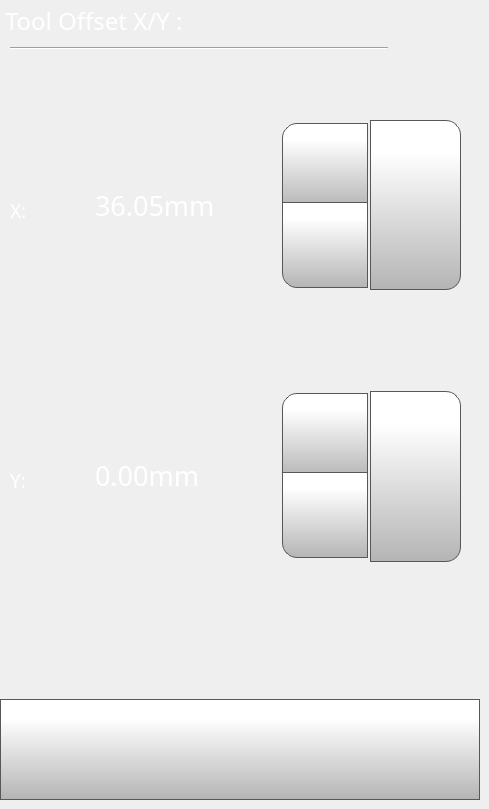
    <widget class="QWidget" name="toolOffsetXYPage">
     <widget class="QLabel" name="tollOffsetXLabel">
      <property name="geometry">
       <rect>
        <x>10</x>
        <y>200</y>
        <width>70</width>
        <height>21</height>
       </rect>
      </property>
      <property name="font">
       <font>
        <family>Gotham Light</family>
        <pointsize>14</pointsize>
        <weight>50</weight>
        <bold>false</bold>
       </font>
      </property>
      <property name="styleSheet">
       <string notr="true">color: rgb(255, 255, 255);</string>
      </property>
      <property name="text">
       <string>X:</string>
      </property>
     </widget>
     <widget class="QPushButton" name="toolOffsetXYBackButton">
      <property name="geometry">
       <rect>
        <x>0</x>
        <y>699</y>
        <width>480</width>
        <height>101</height>
       </rect>
      </property>
      <property name="minimumSize">
       <size>
        <width>0</width>
        <height>0</height>
       </size>
      </property>
      <property name="font">
       <font>
        <family>Gotham Light</family>
        <pointsize>9</pointsize>
       </font>
      </property>
      <property name="styleSheet">
       <string notr="true">QPushButton {
     border: 1px solid rgb(87, 87, 87);
	background-color: qlineargradient(spread:pad, x1:0, y1:1, x2:0, y2:0.188, stop:0 rgba(180, 180, 180, 255), stop:1 rgba(255, 255, 255, 255));


}

QPushButton:pressed {
    background-color: qlineargradient(x1: 0, y1: 0, x2: 0, y2: 1,
                                      stop: 0 #dadbde, stop: 1 #f6f7fa);
}

QPushButton:flat {
    border: none; /* no border for a flat push button */
}

QPushButton:default {
    border-color: navy; /* make the default button prominent */
}

QPushButton:focus {
	outline: none;
}</string>
      </property>
      <property name="text">
       <string/>
      </property>
      <property name="icon">
       <iconset>
        <normaloff>templates/img/arrows-4.png</normaloff>templates/img/arrows-4.png</iconset>
      </property>
      <property name="iconSize">
       <size>
        <width>50</width>
        <height>50</height>
       </size>
      </property>
      <property name="checkable">
       <bool>false</bool>
      </property>
      <property name="autoDefault">
       <bool>false</bool>
      </property>
      <property name="default">
       <bool>false</bool>
      </property>
      <property name="flat">
       <bool>false</bool>
      </property>
     </widget>
     <widget class="QLabel" name="toolOffsetLabel">
      <property name="geometry">
       <rect>
        <x>5</x>
        <y>5</y>
        <width>281</width>
        <height>31</height>
       </rect>
      </property>
      <property name="font">
       <font>
        <family>Gotham</family>
        <pointsize>18</pointsize>
        <weight>50</weight>
        <bold>false</bold>
       </font>
      </property>
      <property name="styleSheet">
       <string notr="true">color: rgb(255, 255, 255);</string>
      </property>
      <property name="text">
       <string>Tool Offset X/Y :</string>
      </property>
     </widget>
     <widget class="QDoubleSpinBox" name="toolOffsetXDoubleSpinBox">
      <property name="geometry">
       <rect>
        <x>90</x>
        <y>120</y>
        <width>281</width>
        <height>171</height>
       </rect>
      </property>
      <property name="font">
       <font>
        <family>Gotham</family>
        <pointsize>20</pointsize>
       </font>
      </property>
      <property name="styleSheet">
       <string notr="true">QDoubleSpinBox {
    padding-right: 5px; /* make room for the arrows */
	color: rgb(255, 255, 255);
	background-color: rgba(255, 255, 255, 0);
   
}
QDoubleSpinBox ::text:selected {
	background-color: rgb(255, 146, 57);
   
}
QDoubleSpinBox::up-button {
     border: 1px solid rgb(87, 87, 87);

border-top-left-radius: 15px;
	background-color: qlineargradient(spread:pad, x1:0, y1:1, x2:0, y2:0.188, stop:0 rgba(180, 180, 180, 255), stop:1 rgba(255, 255, 255, 255));
    width: 80px;
     height:80px;
    padding: 2px;
}

QDoubleSpinBox::up-arrow { 
image: url(./templates/img/arrows.png);
    width: 40px;
     height: 40px;
padding: 5px;
}



QDoubleSpinBox::up-button:pressed {
    background-color: qlineargradient(x1: 0, y1: 0, x2: 0, y2: 1,
                                      stop: 0 #dadbde, stop: 1 #f6f7fa);
}


QDoubleSpinBox::down-button {
     border: 1px solid rgb(87, 87, 87);
border-bottom-left-radius: 15px;
	background-color: qlineargradient(spread:pad, x1:0, y1:1, x2:0, y2:0.188, stop:0 rgba(180, 180, 180, 255), stop:1 rgba(255, 255, 255, 255));
    width: 80px;
     height:80px;
    padding: 2px;
}

QDoubleSpinBox::down-arrow { 
image: url(./templates/img/arrows-5.png);
    width: 40px;
    height: 40px;
padding: 5px;
}

QDoubleSpinBox::down-button:pressed {
    background-color: qlineargradient(x1: 0, y1: 0, x2: 0, y2: 1,
                                      stop: 0 #dadbde, stop: 1 #f6f7fa);

}

</string>
      </property>
      <property name="readOnly">
       <bool>false</bool>
      </property>
      <property name="buttonSymbols">
       <enum>QAbstractSpinBox::UpDownArrows</enum>
      </property>
      <property name="accelerated">
       <bool>true</bool>
      </property>
      <property name="suffix">
       <string>mm</string>
      </property>
      <property name="decimals">
       <number>2</number>
      </property>
      <property name="minimum">
       <double>30.000000000000000</double>
      </property>
      <property name="maximum">
       <double>42.000000000000000</double>
      </property>
      <property name="singleStep">
       <double>0.025000000000000</double>
      </property>
      <property name="value">
       <double>36.049999999999997</double>
      </property>
     </widget>
     <widget class="QPushButton" name="toolOffsetXSetButton">
      <property name="geometry">
       <rect>
        <x>370</x>
        <y>120</y>
        <width>91</width>
        <height>170</height>
       </rect>
      </property>
      <property name="font">
       <font>
        <family>Gotham</family>
        <pointsize>13</pointsize>
       </font>
      </property>
      <property name="styleSheet">
       <string notr="true">QPushButton {
     border: 1px solid rgb(87, 87, 87);
	background-color: qlineargradient(spread:pad, x1:0, y1:1, x2:0, y2:0.188, stop:0 rgba(180, 180, 180, 255), stop:1 rgba(255, 255, 255, 255));
border-top-right-radius: 15px;
border-bottom-right-radius: 15px;

}

QPushButton:pressed {
    background-color: qlineargradient(x1: 0, y1: 0, x2: 0, y2: 1,
                                      stop: 0 #dadbde, stop: 1 #f6f7fa);
}

QPushButton:flat {
    border: none; /* no border for a flat push button */
}

QPushButton:default {
    border-color: navy; /* make the default button prominent */
}
QPushButton:focus {
	outline: none;
}</string>
      </property>
      <property name="text">
       <string/>
      </property>
      <property name="icon">
       <iconset>
        <normaloff>templates/img/verification-mark.png</normaloff>templates/img/verification-mark.png</iconset>
      </property>
      <property name="iconSize">
       <size>
        <width>50</width>
        <height>50</height>
       </size>
      </property>
     </widget>
     <widget class="QPushButton" name="toolOffsetYSetButton">
      <property name="geometry">
       <rect>
        <x>370</x>
        <y>391</y>
        <width>91</width>
        <height>171</height>
       </rect>
      </property>
      <property name="font">
       <font>
        <family>Gotham</family>
        <pointsize>13</pointsize>
       </font>
      </property>
      <property name="styleSheet">
       <string notr="true">QPushButton {
     border: 1px solid rgb(87, 87, 87);
	background-color: qlineargradient(spread:pad, x1:0, y1:1, x2:0, y2:0.188, stop:0 rgba(180, 180, 180, 255), stop:1 rgba(255, 255, 255, 255));
border-top-right-radius: 15px;
border-bottom-right-radius: 15px;

}

QPushButton:pressed {
    background-color: qlineargradient(x1: 0, y1: 0, x2: 0, y2: 1,
                                      stop: 0 #dadbde, stop: 1 #f6f7fa);
}

QPushButton:flat {
    border: none; /* no border for a flat push button */
}

QPushButton:default {
    border-color: navy; /* make the default button prominent */
}
QPushButton:focus {
	outline: none;
}</string>
      </property>
      <property name="text">
       <string/>
      </property>
      <property name="icon">
       <iconset>
        <normaloff>templates/img/verification-mark.png</normaloff>templates/img/verification-mark.png</iconset>
      </property>
      <property name="iconSize">
       <size>
        <width>50</width>
        <height>50</height>
       </size>
      </property>
     </widget>
     <widget class="QDoubleSpinBox" name="toolOffsetYDoubleSpinBox">
      <property name="geometry">
       <rect>
        <x>90</x>
        <y>390</y>
        <width>281</width>
        <height>171</height>
       </rect>
      </property>
      <property name="font">
       <font>
        <family>Gotham</family>
        <pointsize>20</pointsize>
       </font>
      </property>
      <property name="styleSheet">
       <string notr="true">QDoubleSpinBox {
    padding-right: 5px; /* make room for the arrows */
	color: rgb(255, 255, 255);
	background-color: rgba(255, 255, 255, 0);
   
}
QDoubleSpinBox ::text:selected {
	background-color: rgb(255, 146, 57);
   
}
QDoubleSpinBox::up-button {
     border: 1px solid rgb(87, 87, 87);

border-top-left-radius: 15px;
	background-color: qlineargradient(spread:pad, x1:0, y1:1, x2:0, y2:0.188, stop:0 rgba(180, 180, 180, 255), stop:1 rgba(255, 255, 255, 255));
    width:80px;
     height: 80px;
    padding: 2px;
}

QDoubleSpinBox::up-arrow { 
image: url(./templates/img/arrows.png);
    width: 40px;
     height: 40px;
padding: 5px;
}



QDoubleSpinBox::up-button:pressed {
    background-color: qlineargradient(x1: 0, y1: 0, x2: 0, y2: 1,
                                      stop: 0 #dadbde, stop: 1 #f6f7fa);
}


QDoubleSpinBox::down-button {
     border: 1px solid rgb(87, 87, 87);
border-bottom-left-radius: 15px;
	background-color: qlineargradient(spread:pad, x1:0, y1:1, x2:0, y2:0.188, stop:0 rgba(180, 180, 180, 255), stop:1 rgba(255, 255, 255, 255));
    width: 80px;
     height: 80px;
    padding: 2px;
}

QDoubleSpinBox::down-arrow { 
image: url(./templates/img/arrows-5.png);
    width: 40px;
    height: 40px;
padding: 5px;
}

QDoubleSpinBox::down-button:pressed {
    background-color: qlineargradient(x1: 0, y1: 0, x2: 0, y2: 1,
                                      stop: 0 #dadbde, stop: 1 #f6f7fa);

}

</string>
      </property>
      <property name="readOnly">
       <bool>false</bool>
      </property>
      <property name="buttonSymbols">
       <enum>QAbstractSpinBox::UpDownArrows</enum>
      </property>
      <property name="accelerated">
       <bool>true</bool>
      </property>
      <property name="suffix">
       <string>mm</string>
      </property>
      <property name="decimals">
       <number>2</number>
      </property>
      <property name="minimum">
       <double>-6.000000000000000</double>
      </property>
      <property name="maximum">
       <double>6.000000000000000</double>
      </property>
      <property name="singleStep">
       <double>0.025000000000000</double>
      </property>
     </widget>
     <widget class="QLabel" name="toolOffsetYLabel">
      <property name="geometry">
       <rect>
        <x>10</x>
        <y>470</y>
        <width>70</width>
        <height>21</height>
       </rect>
      </property>
      <property name="font">
       <font>
        <family>Gotham Light</family>
        <pointsize>14</pointsize>
        <weight>50</weight>
        <bold>false</bold>
       </font>
      </property>
      <property name="styleSheet">
       <string notr="true">color: rgb(255, 255, 255);</string>
      </property>
      <property name="text">
       <string>Y:</string>
      </property>
     </widget>
     <widget class="Line" name="line_12">
      <property name="geometry">
       <rect>
        <x>10</x>
        <y>40</y>
        <width>378</width>
        <height>17</height>
       </rect>
      </property>
      <property name="orientation">
       <enum>Qt::Horizontal</enum>
      </property>
     </widget>
    </widget>
